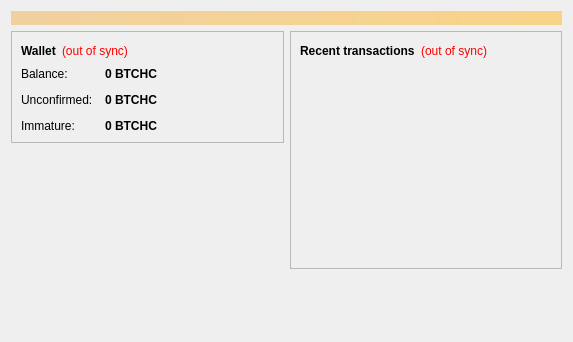
<?xml version="1.0" encoding="UTF-8"?>
<ui version="4.0">
 <class>OverviewPage</class>
 <widget class="QWidget" name="OverviewPage">
  <property name="geometry">
   <rect>
    <x>0</x>
    <y>0</y>
    <width>573</width>
    <height>342</height>
   </rect>
  </property>
  <property name="windowTitle">
   <string>Form</string>
  </property>
  <layout class="QVBoxLayout" name="topLayout">
   <item>
    <widget class="QLabel" name="labelAlerts">
     <property name="visible">
      <bool>false</bool>
     </property>
     <property name="styleSheet">
      <string notr="true">background-color: qlineargradient(x1: 0, y1: 0, x2: 1, y2: 0, stop:0 #F0D0A0, stop:1 #F8D488); color:#000000;</string>
     </property>
     <property name="wordWrap">
      <bool>true</bool>
     </property>
     <property name="margin">
      <number>3</number>
     </property>
    </widget>
   </item>
   <item>
    <layout class="QHBoxLayout" name="horizontalLayout" stretch="1,1">
     <item>
      <layout class="QVBoxLayout" name="verticalLayout_2">
       <item>
        <widget class="QFrame" name="frame">
         <property name="frameShape">
          <enum>QFrame::StyledPanel</enum>
         </property>
         <property name="frameShadow">
          <enum>QFrame::Raised</enum>
         </property>
         <layout class="QVBoxLayout" name="verticalLayout_4">
          <item>
           <layout class="QHBoxLayout" name="horizontalLayout_4">
            <item>
             <widget class="QLabel" name="label_5">
              <property name="font">
               <font>
                <weight>75</weight>
                <bold>true</bold>
               </font>
              </property>
              <property name="text">
               <string>Wallet</string>
              </property>
             </widget>
            </item>
            <item>
             <widget class="QLabel" name="labelWalletStatus">
              <property name="toolTip">
               <string>The displayed information may be out of date. Your wallet automatically synchronizes with the BitcoinHasHCore network after a connection is established, but this process has not completed yet.</string>
              </property>
              <property name="styleSheet">
               <string notr="true">QLabel { color: red; }</string>
              </property>
              <property name="text">
               <string notr="true">(out of sync)</string>
              </property>
              <property name="alignment">
               <set>Qt::AlignLeading|Qt::AlignLeft|Qt::AlignVCenter</set>
              </property>
             </widget>
            </item>
            <item>
             <spacer name="horizontalSpacer_2">
              <property name="orientation">
               <enum>Qt::Horizontal</enum>
              </property>
              <property name="sizeHint" stdset="0">
               <size>
                <width>40</width>
                <height>20</height>
               </size>
              </property>
             </spacer>
            </item>
           </layout>
          </item>
          <item>
           <layout class="QFormLayout" name="formLayout_2">
            <property name="fieldGrowthPolicy">
             <enum>QFormLayout::AllNonFixedFieldsGrow</enum>
            </property>
            <property name="horizontalSpacing">
             <number>12</number>
            </property>
            <property name="verticalSpacing">
             <number>12</number>
            </property>
            <item row="0" column="0">
             <widget class="QLabel" name="label">
              <property name="text">
               <string>Balance:</string>
              </property>
             </widget>
            </item>
            <item row="0" column="1">
             <widget class="QLabel" name="labelBalance">
              <property name="font">
               <font>
                <weight>75</weight>
                <bold>true</bold>
               </font>
              </property>
              <property name="cursor">
               <cursorShape>IBeamCursor</cursorShape>
              </property>
              <property name="toolTip">
               <string>Your current balance</string>
              </property>
              <property name="text">
               <string notr="true">0 BTCHC</string>
              </property>
              <property name="textInteractionFlags">
               <set>Qt::LinksAccessibleByMouse|Qt::TextSelectableByKeyboard|Qt::TextSelectableByMouse</set>
              </property>
             </widget>
            </item>
            <item row="1" column="0">
             <widget class="QLabel" name="label_3">
              <property name="text">
               <string>Unconfirmed:</string>
              </property>
             </widget>
            </item>
            <item row="1" column="1">
             <widget class="QLabel" name="labelUnconfirmed">
              <property name="font">
               <font>
                <weight>75</weight>
                <bold>true</bold>
               </font>
              </property>
              <property name="cursor">
               <cursorShape>IBeamCursor</cursorShape>
              </property>
              <property name="toolTip">
               <string>Total of transactions that have yet to be confirmed, and do not yet count toward the current balance</string>
              </property>
              <property name="text">
               <string notr="true">0 BTCHC</string>
              </property>
              <property name="textInteractionFlags">
               <set>Qt::LinksAccessibleByMouse|Qt::TextSelectableByKeyboard|Qt::TextSelectableByMouse</set>
              </property>
             </widget>
            </item>
            <item row="2" column="0">
             <widget class="QLabel" name="labelImmatureText">
              <property name="text">
               <string>Immature:</string>
              </property>
             </widget>
            </item>
            <item row="2" column="1">
             <widget class="QLabel" name="labelImmature">
              <property name="font">
               <font>
                <weight>75</weight>
                <bold>true</bold>
               </font>
              </property>
              <property name="toolTip">
               <string>Mined balance that has not yet matured</string>
              </property>
              <property name="text">
               <string notr="true">0 BTCHC</string>
              </property>
              <property name="textInteractionFlags">
               <set>Qt::LinksAccessibleByMouse|Qt::TextSelectableByKeyboard|Qt::TextSelectableByMouse</set>
              </property>
             </widget>
            </item>
           </layout>
          </item>
         </layout>
        </widget>
       </item>
       <item>
        <spacer name="verticalSpacer">
         <property name="orientation">
          <enum>Qt::Vertical</enum>
         </property>
         <property name="sizeHint" stdset="0">
          <size>
           <width>20</width>
           <height>40</height>
          </size>
         </property>
        </spacer>
       </item>
      </layout>
     </item>
     <item>
      <layout class="QVBoxLayout" name="verticalLayout_3">
       <item>
        <widget class="QFrame" name="frame_2">
         <property name="frameShape">
          <enum>QFrame::StyledPanel</enum>
         </property>
         <property name="frameShadow">
          <enum>QFrame::Raised</enum>
         </property>
         <layout class="QVBoxLayout" name="verticalLayout">
          <item>
           <layout class="QHBoxLayout" name="horizontalLayout_2">
            <item>
             <widget class="QLabel" name="label_4">
              <property name="text">
               <string>&lt;b&gt;Recent transactions&lt;/b&gt;</string>
              </property>
             </widget>
            </item>
            <item>
             <widget class="QLabel" name="labelTransactionsStatus">
              <property name="toolTip">
               <string>The displayed information may be out of date. Your wallet automatically synchronizes with the BitcoinHasHCore network after a connection is established, but this process has not completed yet.</string>
              </property>
              <property name="styleSheet">
               <string notr="true">QLabel { color: red; }</string>
              </property>
              <property name="text">
               <string notr="true">(out of sync)</string>
              </property>
              <property name="alignment">
               <set>Qt::AlignRight|Qt::AlignTrailing|Qt::AlignVCenter</set>
              </property>
             </widget>
            </item>
            <item>
             <spacer name="horizontalSpacer">
              <property name="orientation">
               <enum>Qt::Horizontal</enum>
              </property>
              <property name="sizeHint" stdset="0">
               <size>
                <width>40</width>
                <height>20</height>
               </size>
              </property>
             </spacer>
            </item>
           </layout>
          </item>
          <item>
           <widget class="QListView" name="listTransactions">
            <property name="styleSheet">
             <string notr="true">QListView { background: transparent; }</string>
            </property>
            <property name="frameShape">
             <enum>QFrame::NoFrame</enum>
            </property>
            <property name="verticalScrollBarPolicy">
             <enum>Qt::ScrollBarAlwaysOff</enum>
            </property>
            <property name="horizontalScrollBarPolicy">
             <enum>Qt::ScrollBarAlwaysOff</enum>
            </property>
            <property name="selectionMode">
             <enum>QAbstractItemView::NoSelection</enum>
            </property>
           </widget>
          </item>
         </layout>
        </widget>
       </item>
       <item>
        <spacer name="verticalSpacer_2">
         <property name="orientation">
          <enum>Qt::Vertical</enum>
         </property>
         <property name="sizeHint" stdset="0">
          <size>
           <width>20</width>
           <height>40</height>
          </size>
         </property>
        </spacer>
       </item>
      </layout>
     </item>
    </layout>
   </item>
  </layout>
 </widget>
 <resources/>
 <connections/>
</ui>
